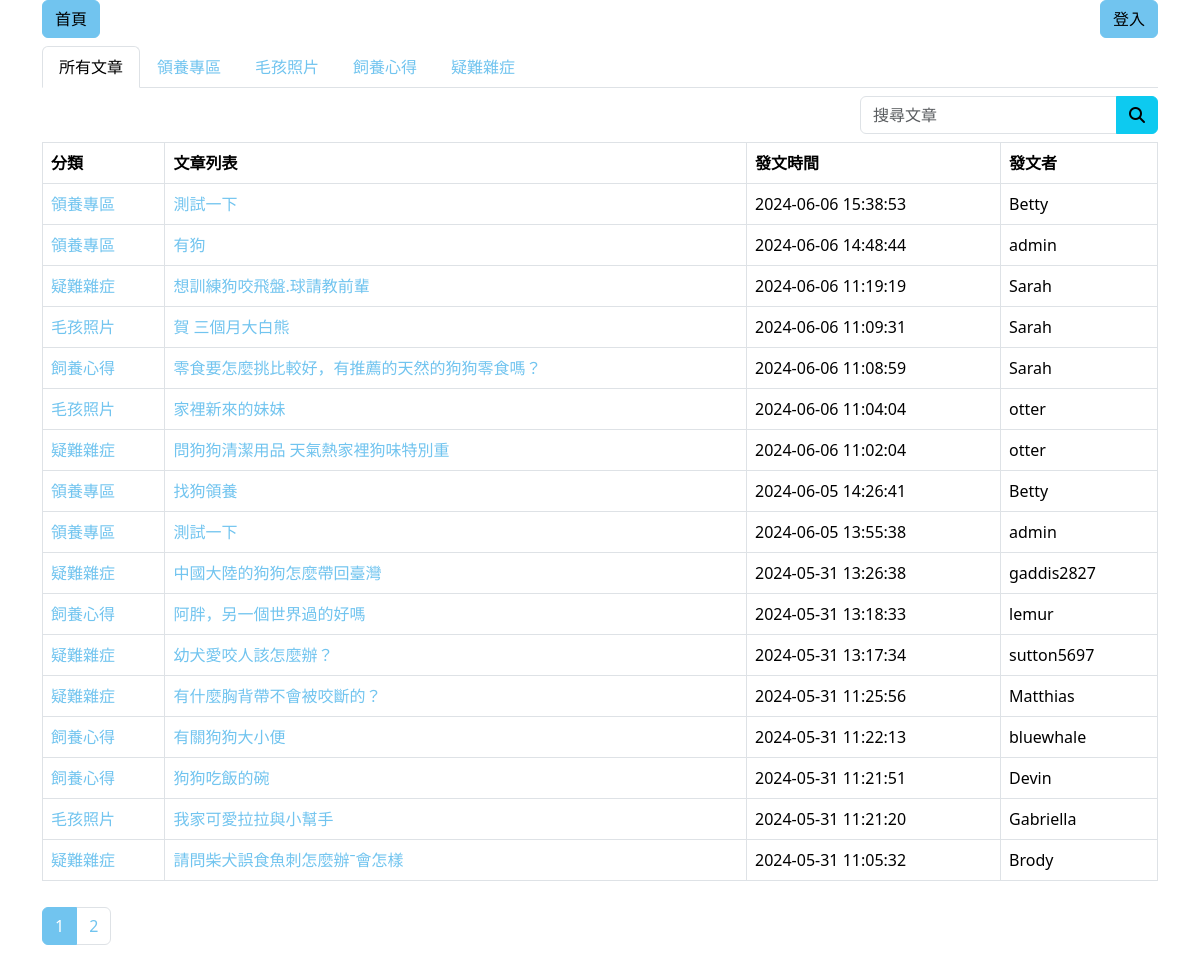
Screenshot of /article/article_title.php?page=1 with the database file from the repository.
### tables this page shows
CREATE TABLE `article_sort` (
  `id` int(11) NOT NULL,
  `sort` varchar(10) NOT NULL
);

CREATE TABLE `article` (
  `id` int(10) NOT NULL,
  `title` varchar(50) NOT NULL,
  `content` longtext NOT NULL,
  `sort` int(5) NOT NULL,
  `create_at` datetime NOT NULL,
  `userid` int(11) NOT NULL,
  `article_delete` int(11) NOT NULL
);

CREATE TABLE `users` (
  `id` int(6) UNSIGNED NOT NULL,
  `name` varchar(50) NOT NULL,
  `nickname` varchar(50) NOT NULL,
  `account` varchar(50) NOT NULL,
  `password_hash` varchar(60) NOT NULL,
  `gender` varchar(10) NOT NULL,
  `user_level` tinyint(1) UNSIGNED NOT NULL,
  `valid` tinyint(3) NOT NULL DEFAULT 1,
  `dob` date NOT NULL,
  `tel` varchar(20) NOT NULL,
  `email` varchar(50) NOT NULL,
  `avatar` varchar(50) NOT NULL,
  `avatar_file` varchar(150) NOT NULL,
  `address` varchar(100) NOT NULL,
  `adr_city` tinyint(4) NOT NULL,
  `adr_district` int(3) UNSIGNED NOT NULL,
  `created_at` datetime NOT NULL DEFAULT current_timestamp(),
  `deleted_at` datetime DEFAULT NULL
);

### article/article_title.php (the view, shortened to what this page needs)
<?php
require_once("../db_connect.php");
$sql_sort = "SELECT * FROM article_sort";
$re_sort = $conn->query($sql_sort);
$sort_rows = $re_sort->fetch_all(MYSQLI_ASSOC);
$sql_article = "SELECT * FROM article";
$re_article = $conn->query($sql_article);
$all_article = $re_article->num_rows;
$sql_where = "WHERE article_delete=0";
if (isset($_GET["sort"])) {
    $sort = $_GET["sort"];
    $sql_where = "WHERE article.sort='$sort' AND article_delete=0";
    $sql_article = "SELECT * FROM article WHERE sort=$sort";
    $re_article = $conn->query($sql_article);
    $all_article = $re_article->num_rows;
    $page = isset($_GET["page"]) ? $_GET["page"] : 1;
    $per_page = 17;
    $fir_item = ($page - 1) * $per_page;
    $page_count = ceil($all_article / $per_page);
    $sql_limit = " LIMIT $fir_item,$per_page ";
} else {
    $page = isset($_GET["page"]) ? $_GET["page"] : 1;
    $per_page = 17;
    $fir_item = ($page - 1) * $per_page;
    $page_count = ceil($all_article / $per_page);
    $sql_limit = " LIMIT $fir_item,$per_page ";
}
$sql = "SELECT article.*,article_sort.sort AS arti_sort,users.id AS users_id,users.nickname FROM article
JOIN article_sort ON article.sort = article_sort.id
JOIN users ON article.userid = users.id
$sql_where
ORDER BY article.create_at DESC $sql_limit
";
$re = $conn->query($sql);
$rows = $re->fetch_all(MYSQLI_ASSOC);
?>
<!doctype html>
<html lang="en">
<head>
    <?php include("/xampp/htdocs/Fundodo/tools/common-head.php"); ?>
</head>
<body>
    <div class="container">
        <div class="d-flex justify-content-between mb-2">
            <a href="../dashboard/dashboard.php" class="btn btn-primary">首頁</a>
            <div>
                <?php if (empty($_SESSION)) : ?>
                    <a href="../member/login.php" class="btn btn-primary">登入</a>
                <?php else : ?>
                    Hi,<?= $_SESSION["user"]["nickname"] ?>
                    <a href="arti_session-destory.php" class="btn btn-primary">登出</a>
                <?php endif ?>
            </div>
        </div>
        <ul class="nav nav-tabs mb-2">
            <li class="nav-item">
                <a class="nav-link <?php if (!isset($_GET["sort"])) echo "active" ?>" href="article_title.php?page=1">所有文章</a>
            </li>
            <?php foreach ($sort_rows as $title_sort) : ?>
                <li class="nav-tiem">
                    <a class="nav-link <?php if (isset($_GET["sort"]) && $sort == $title_sort["id"]) echo "active"; ?>" href="article_title.php?sort=<?= $title_sort["id"] ?>&page=1"><?= $title_sort["sort"] ?></a>
                </li>
            <?php endforeach; ?>
        </ul>
        <div class="d-flex mb-2 <?php if(!empty($_SESSION)){
            echo "justify-content-between";
        }else{
            echo "justify-content-end";
        } ?>">
            <form action="">
                <div class="input-group">
                    <input type="text" class="form-control" placeholder="搜尋文章" name="search">
                    <button class="btn btn-info" type="submit"><i class="fa-solid fa-magnifying-glass"></i></button>
                </div>
            </form>
        </div>
        <div class="fixed-height-table">
            <table class="table table-bordered">
                <thead>
                    <tr class="text-nowrap">
                        <th>分類</th>
                        <th>文章列表</th>
                        <th>發文時間</th>
                        <th>發文者</th>
                    </tr>
                </thead>
                <tbody>
                    <?php foreach ($rows as $article) : ?>
                        <tr class="text-nowrap">
                            <td><a href="article_title.php?sort=<?= $article["sort"] ?>&page=1"><?= $article["arti_sort"] ?></a></td>
                            <td>
                                <div class="arti-title"><a href="article_content.php?Aid=<?= $article["id"] ?>"><?= $article["title"] ?></a></div>
                            </td>
                            <td><?= $article["create_at"] ?></td>
                            <td><?= $article["nickname"] ?></td>
                        </tr>
                    <?php endforeach; ?>
                </tbody>
            </table>
        </div>
        <?php if (isset($_GET["page"])) : ?>
            <nav aria-label="Page navigation example">
                <ul class="pagination">
                    <?php if (isset($_GET["page"]) && isset($_GET["sort"])) : ?>
                        <?php for ($i = 1; $i <= $page_count; $i++) : ?>
                            <li class="page-item"><a class="page-link
                            <?php if ($i == $page) echo "active" ?>
                            " href="?sort=<?= $sort ?>&page=<?= $i ?>"><?= $i ?></a></li>
                        <?php endfor; ?>
                    <?php elseif (isset($_GET["page"])) : ?>
                        <?php for ($i = 1; $i <= $page_count; $i++) : ?>
                            <li class="page-item"><a class="page-link
                            <?php if ($i == $page) echo "active" ?>
                            " href="?page=<?= $i ?>"><?= $i ?></a></li>
                        <?php endfor; ?>
                    <?php endif ?>
                </ul>
            </nav>
        <?php endif; ?>
    </div>
</body>
</html>

### rows the page displays
article_sort: sort "領養專區"
article_sort: sort "毛孩照片"
article_sort: sort "飼養心得"
article_sort: sort "疑難雜症"
article: article_sort.sort "領養專區", title "測試一下", create_at "2024-06-06 15:38:53", userid.nickname "Betty"
article: article_sort.sort "領養專區", title "有狗", create_at "2024-06-06 14:48:44", userid.nickname "admin"
article: article_sort.sort "疑難雜症", title "想訓練狗咬飛盤.球請教前輩", create_at "2024-06-06 11:19:19", userid.nickname "Sarah"
article: article_sort.sort "毛孩照片", title "賀 三個月大白熊", create_at "2024-06-06 11:09:31", userid.nickname "Sarah"
article: article_sort.sort "飼養心得", title "零食要怎麼挑比較好，有推薦的天然的狗狗零食嗎？", create_at "2024-06-06 11:08:59", userid.nickname "Sarah"
article: article_sort.sort "毛孩照片", title "家裡新來的妹妹", create_at "2024-06-06 11:04:04", userid.nickname "otter"
article: article_sort.sort "疑難雜症", title "問狗狗清潔用品 天氣熱家裡狗味特別重", create_at "2024-06-06 11:02:04", userid.nickname "otter"
article: article_sort.sort "領養專區", title "找狗領養", create_at "2024-06-05 14:26:41", userid.nickname "Betty"
article: article_sort.sort "領養專區", title "測試一下", create_at "2024-06-05 13:55:38", userid.nickname "admin"
article: article_sort.sort "疑難雜症", title "中國大陸的狗狗怎麼帶回臺灣", create_at "2024-05-31 13:26:38", userid.nickname "gaddis2827"
article: article_sort.sort "飼養心得", title "阿胖，另一個世界過的好嗎", create_at "2024-05-31 13:18:33", userid.nickname "lemur"
article: article_sort.sort "疑難雜症", title "幼犬愛咬人該怎麼辦？", create_at "2024-05-31 13:17:34", userid.nickname "sutton5697"
article: article_sort.sort "疑難雜症", title "有什麼胸背帶不會被咬斷的？", create_at "2024-05-31 11:25:56", userid.nickname "Matthias"
article: article_sort.sort "飼養心得", title "有關狗狗大小便", create_at "2024-05-31 11:22:13", userid.nickname "bluewhale"
article: article_sort.sort "飼養心得", title "狗狗吃飯的碗", create_at "2024-05-31 11:21:51", userid.nickname "Devin"
article: article_sort.sort "毛孩照片", title "我家可愛拉拉與小幫手", create_at "2024-05-31 11:21:20", userid.nickname "Gabriella"
article: article_sort.sort "疑難雜症", title "請問柴犬誤食魚刺怎麼辦ˉ會怎樣", create_at "2024-05-31 11:05:32", userid.nickname "Brody"
